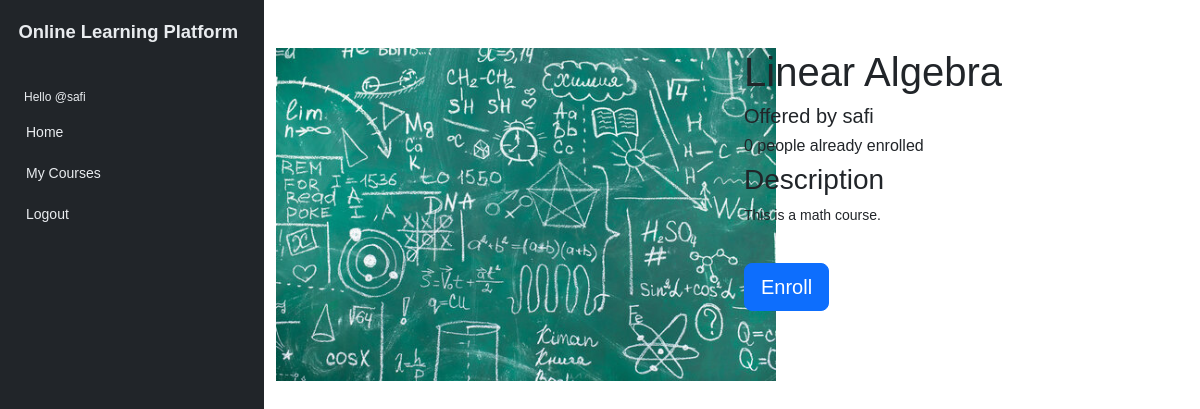
/previewcourse/1/ (signed in), run on an earlier commit of the app's database.
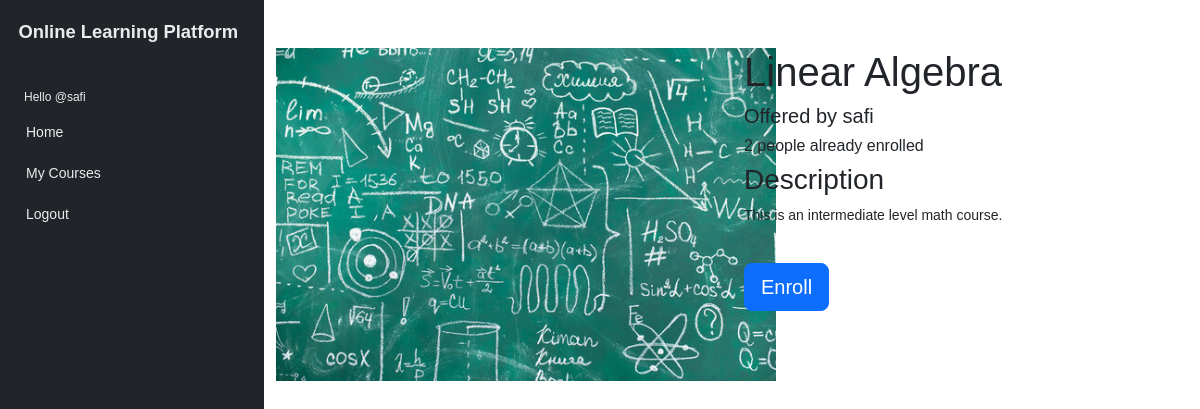
And on a later commit of the database.
### core/models.py (models this page shows, shortened)
class Course(models.Model):
    user = models.ForeignKey(User, on_delete=models.CASCADE)
    title = models.CharField(max_length=50)
    description = models.TextField()
    cover = models.ImageField(null=True, blank=True)
    created = models.DateTimeField(auto_now_add=True)

### core/views.py (the view)
# urls.py: path('previewcourse/<str:pk>/', views.previewcourse,name='previewcourse'),
@login_required(login_url='loginpage')
def previewcourse(request, pk):
    courses = Course.objects.get(id=pk)
    is_enrolled = Enrollment.objects.filter(student=request.user, course=courses).exists()
    total_enrollments = Enrollment.objects.filter(course=courses).count()
    context = {'courses': courses, 'is_enrolled': is_enrolled, 'total_enrollments': total_enrollments}
    return render(request, 'students/preview.html', context)

### templates/students/preview.html (shortened to what this page needs)
{% extends 'layout.html' %}
{% block sideitem %}
<li class="sidebar-item">
    <a href="{% url 'stuhome' %}" class="sidebar-link">Home</a>
</li>
<li class="sidebar-item">
    <a href="#" class="sidebar-link">My Courses</a>
</li>
{% endblock %}
{% block main %}
<div class="row g-4 py-5">
    <div class="col-md-6">
        <img src="{{ courses.cover.url }}" style="width: 500px;">
    </div>
    <div class="col-md-6">
        <h1 style="font-family: 'Poppins', sans-serif;">{{ courses.title }}</h1>
        <h5 style="font-family: 'Poppins', sans-serif;">Offered by {{ courses.user }}</h5>
        <h6 style="font-family: 'Poppins', sans-serif;">{{ total_enrollments }} people already enrolled</h6>
        <h3>Description</h3>
        <p>{{ courses.description }}</p>
        <br>
        {% if is_enrolled %}
        <h6 style="font-family: 'Poppins', sans-serif;">Already enrolled!!!</h6>
        <a href="{% url 'mycoursepreview' courses.id %}" class="btn btn-lg btn-primary">Go To Course</a>
        {% else %}
        <a href="{% url 'enrollcourse' courses.id %}" class="btn btn-lg btn-primary">Enroll</a>
        {% endif %}
    </div>
</div>
{% endblock %}

What changed in the data, as far as the page shows it:
changed Course "Linear Algebra": description "This is a math course." → "This is an intermediate level math course."
Also different on the page:
{{ total_enrollments }}: "0" → "2"
